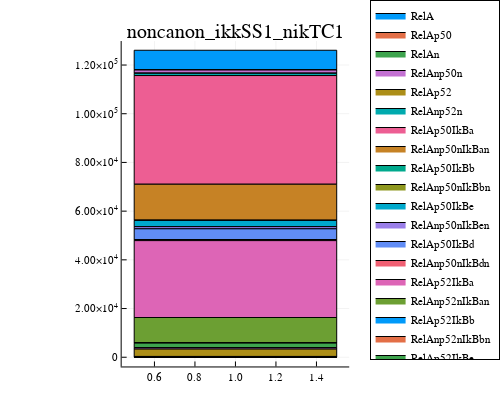
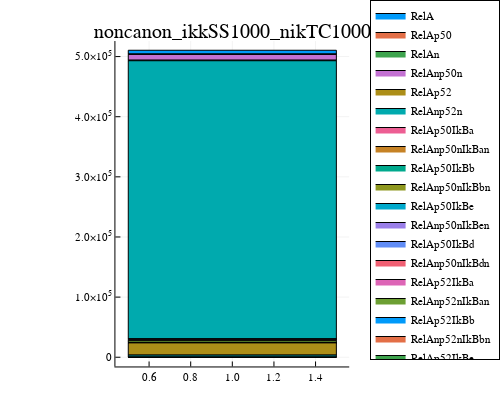

Source (notebook cell) for these figures, in order:
### Code cell
stackedBar(speciesToPlot,["noncanon_ikkSS1_nikTC1","noncanon_ikkSS1000_nikTC1000"],colorArray,first_cell,1,folder,hoursToPlot,maxValOfYAxis,qualityScaling)

### Figure 1 — Plotly figure (JSON) as saved in the notebook; plotly's stock layout.template omitted (floating-point values rounded to 4 significant figures)
{"data": [{"fill": "tozeroy", "fillcolor": "rgba(0, 154, 250, 1.000)", "legendgroup": "RelA", "line": {"color": "rgba(0, 0, 0, 1.000)", "dash": "solid", "width": 1}, "mode": "lines", "name": "RelA", "showlegend": true, "type": "scatter", "x": [0.5, 0.5, 1.5, 1.5, 0.5, 0.5], "xaxis": "x1", "y": [126100.0, 118100.0, 118100.0, 126100.0, 126100.0, 126100.0], "yaxis": "y1"}, {"colorbar": {"len": 0.9039, "title": "", "x": 0.9921, "y": 0.4896}, "legendgroup": "RelA", "marker": {"color": "rgba(0, 154, 250, 0.000)", "line": {"color": "rgba(0, 0, 0, 0.000)", "width": 1}, "size": 0, "symbol": "circle"}, "mode": "markers", "name": "RelA", "showlegend": false, "type": "scatter", "x": [1], "xaxis": "x", "y": [126100.0], "yaxis": "y", "zmax": null, "zmin": null}, {"fill": "tozeroy", "fillcolor": "rgba(227, 111, 71, 1.000)", "legendgroup": "RelAp50", "line": {"color": "rgba(0, 0, 0, 1.000)", "dash": "solid", "width": 1}, "mode": "lines", "name": "RelAp50", "showlegend": true, "type": "scatter", "x": [0.5, 0.5, 1.5, 1.5, 0.5, 0.5], "xaxis": "x1", "y": [118100.0, 118100.0, 118100.0, 118100.0, 118100.0, 118100.0], "yaxis": "y1"}, {"colorbar": {"len": 0.9039, "title": "", "x": 0.9921, "y": 0.4896}, "legendgroup": "RelAp50", "marker": {"color": "rgba(227, 111, 71, 0.000)", "line": {"color": "rgba(0, 0, 0, 0.000)", "width": 1}, "size": 0, "symbol": "circle"}, "mode": "markers", "name": "RelAp50", "showlegend": false, "type": "scatter", "x": [1], "xaxis": "x", "y": [118100.0], "yaxis": "y", "zmax": null, "zmin": null}, {"fill": "tozeroy", "fillcolor": "rgba(62, 164, 78, 1.000)", "legendgroup": "RelAn", "line": {"color": "rgba(0, 0, 0, 1.000)", "dash": "solid", "width": 1}, "mode": "lines", "name": "RelAn", "showlegend": true, "type": "scatter", "x": [0.5, 0.5, 1.5, 1.5, 0.5, 0.5], "xaxis": "x1", "y": [118100.0, 118000.0, 118000.0, 118100.0, 118100.0, 118100.0], "yaxis": "y1"}, {"colorbar": {"len": 0.9039, "title": "", "x": 0.9921, "y": 0.4896}, "legendgroup": "RelAn", "marker": {"color": "rgba(62, 164, 78, 0.000)", "line": {"color": "rgba(0, 0, 0, 0.000)", "width": 1}, "size": 0, "symbol": "circle"}, "mode": "markers", "name": "RelAn", "showlegend": false, "type": "scatter", "x": [1], "xaxis": "x", "y": [118100.0], "yaxis": "y", "zmax": null, "zmin": null}, {"fill": "tozeroy", "fillcolor": "rgba(195, 113, 210, 1.000)", "legendgroup": "RelAnp50n", "line": {"color": "rgba(0, 0, 0, 1.000)", "dash": "solid", "width": 1}, "mode": "lines", "name": "RelAnp50n", "showlegend": true, "type": "scatter", "x": [0.5, 0.5, 1.5, 1.5, 0.5, 0.5], "xaxis": "x1", "y": [118000.0, 116600.0, 116600.0, 118000.0, 118000.0, 118000.0], "yaxis": "y1"}, {"colorbar": {"len": 0.9039, "title": "", "x": 0.9921, "y": 0.4896}, "legendgroup": "RelAnp50n", "marker": {"color": "rgba(195, 113, 210, 0.000)", "line": {"color": "rgba(0, 0, 0, 0.000)", "width": 1}, "size": 0, "symbol": "circle"}, "mode": "markers", "name": "RelAnp50n", "showlegend": false, "type": "scatter", "x": [1], "xaxis": "x", "y": [118000.0], "yaxis": "y", "zmax": null, "zmin": null}, {"fill": "tozeroy", "fillcolor": "rgba(172, 142, 24, 1.000)", "legendgroup": "RelAp52", "line": {"color": "rgba(0, 0, 0, 1.000)", "dash": "solid", "width": 1}, "mode": "lines", "name": "RelAp52", "showlegend": true, "type": "scatter", "x": [0.5, 0.5, 1.5, 1.5, 0.5, 0.5], "xaxis": "x1", "y": [116600.0, 116600.0, 116600.0, 116600.0, 116600.0, 116600.0], "yaxis": "y1"}, {"colorbar": {"len": 0.9039, "title": "", "x": 0.9921, "y": 0.4896}, "legendgroup": "RelAp52", "marker": {"color": "rgba(172, 142, 24, 0.000)", "line": {"color": "rgba(0, 0, 0, 0.000)", "width": 1}, "size": 0, "symbol": "circle"}, "mode": "markers", "name": "RelAp52", "showlegend": false, "type": "scatter", "x": [1], "xaxis": "x", "y": [116600.0], "yaxis": "y", "zmax": null, "zmin": null}, {"fill": "tozeroy", "fillcolor": "rgba(0, 170, 174, 1.000)", "legendgroup": "RelAnp52n", "line": {"color": "rgba(0, 0, 0, 1.000)", "dash": "solid", "width": 1}, "mode": "lines", "name": "RelAnp52n", "showlegend": true, "type": "scatter", "x": [0.5, 0.5, 1.5, 1.5, 0.5, 0.5], "xaxis": "x1", "y": [116600.0, 115700.0, 115700.0, 116600.0, 116600.0, 116600.0], "yaxis": "y1"}, {"colorbar": {"len": 0.9039, "title": "", "x": 0.9921, "y": 0.4896}, "legendgroup": "RelAnp52n", "marker": {"color": "rgba(0, 170, 174, 0.000)", "line": {"color": "rgba(0, 0, 0, 0.000)", "width": 1}, "size": 0, "symbol": "circle"}, "mode": "markers", "name": "RelAnp52n", "showlegend": false, "type": "scatter", "x": [1], "xaxis": "x", "y": [116600.0], "yaxis": "y", "zmax": null, "zmin": null}, {"fill": "tozeroy", "fillcolor": "rgba(237, 94, 147, 1.000)", "legendgroup": "RelAp50IkBa", "line": {"color": "rgba(0, 0, 0, 1.000)", "dash": "solid", "width": 1}, "mode": "lines", "name": "RelAp50IkBa", "showlegend": true, "type": "scatter", "x": [0.5, 0.5, 1.5, 1.5, 0.5, 0.5], "xaxis": "x1", "y": [115700.0, 71050.0, 71050.0, 115700.0, 115700.0, 115700.0], "yaxis": "y1"}, {"colorbar": {"len": 0.9039, "title": "", "x": 0.9921, "y": 0.4896}, "legendgroup": "RelAp50IkBa", "marker": {"color": "rgba(237, 94, 147, 0.000)", "line": {"color": "rgba(0, 0, 0, 0.000)", "width": 1}, "size": 0, "symbol": "circle"}, "mode": "markers", "name": "RelAp50IkBa", "showlegend": false, "type": "scatter", "x": [1], "xaxis": "x", "y": [115700.0], "yaxis": "y", "zmax": null, "zmin": null}, {"fill": "tozeroy", "fillcolor": "rgba(198, 130, 37, 1.000)", "legendgroup": "RelAnp50nIkBan", "line": {"color": "rgba(0, 0, 0, 1.000)", "dash": "solid", "width": 1}, "mode": "lines", "name": "RelAnp50nIkBan", "showlegend": true, "type": "scatter", "x": [0.5, 0.5, 1.5, 1.5, 0.5, 0.5], "xaxis": "x1", "y": [71050.0, 56260.0, 56260.0, 71050.0, 71050.0, 71050.0], "yaxis": "y1"}, {"colorbar": {"len": 0.9039, "title": "", "x": 0.9921, "y": 0.4896}, "legendgroup": "RelAnp50nIkBan", "marker": {"color": "rgba(198, 130, 37, 0.000)", "line": {"color": "rgba(0, 0, 0, 0.000)", "width": 1}, "size": 0, "symbol": "circle"}, "mode": "markers", "name": "RelAnp50nIkBan", "showlegend": false, "type": "scatter", "x": [1], "xaxis": "x", "y": [71050.0], "yaxis": "y", "zmax": null, "zmin": null}, {"fill": "tozeroy", "fillcolor": "rgba(0, 169, 141, 1.000)", "legendgroup": "RelAp50IkBb", "line": {"color": "rgba(0, 0, 0, 1.000)", "dash": "solid", "width": 1}, "mode": "lines", "name": "RelAp50IkBb", "showlegend": true, "type": "scatter", "x": [0.5, 0.5, 1.5, 1.5, 0.5, 0.5], "xaxis": "x1", "y": [56260.0, 56200.0, 56200.0, 56260.0, 56260.0, 56260.0], "yaxis": "y1"}, {"colorbar": {"len": 0.9039, "title": "", "x": 0.9921, "y": 0.4896}, "legendgroup": "RelAp50IkBb", "marker": {"color": "rgba(0, 169, 141, 0.000)", "line": {"color": "rgba(0, 0, 0, 0.000)", "width": 1}, "size": 0, "symbol": "circle"}, "mode": "markers", "name": "RelAp50IkBb", "showlegend": false, "type": "scatter", "x": [1], "xaxis": "x", "y": [56260.0], "yaxis": "y", "zmax": null, "zmin": null}, {"fill": "tozeroy", "fillcolor": "rgba(142, 151, 30, 1.000)", "legendgroup": "RelAnp50nIkBbn", "line": {"color": "rgba(0, 0, 0, 1.000)", "dash": "solid", "width": 1}, "mode": "lines", "name": "RelAnp50nIkBbn", "showlegend": true, "type": "scatter", "x": [0.5, 0.5, 1.5, 1.5, 0.5, 0.5], "xaxis": "x1", "y": [56200.0, 56200.0, 56200.0, 56200.0, 56200.0, 56200.0], "yaxis": "y1"}, {"colorbar": {"len": 0.9039, "title": "", "x": 0.9921, "y": 0.4896}, "legendgroup": "RelAnp50nIkBbn", "marker": {"color": "rgba(142, 151, 30, 0.000)", "line": {"color": "rgba(0, 0, 0, 0.000)", "width": 1}, "size": 0, "symbol": "circle"}, "mode": "markers", "name": "RelAnp50nIkBbn", "showlegend": false, "type": "scatter", "x": [1], "xaxis": "x", "y": [56200.0], "yaxis": "y", "zmax": null, "zmin": null}, {"fill": "tozeroy", "fillcolor": "rgba(0, 169, 204, 1.000)", "legendgroup": "RelAp50IkBe", "line": {"color": "rgba(0, 0, 0, 1.000)", "dash": "solid", "width": 1}, "mode": "lines", "name": "RelAp50IkBe", "showlegend": true, "type": "scatter", "x": [0.5, 0.5, 1.5, 1.5, 0.5, 0.5], "xaxis": "x1", "y": [56200.0, 53640.0, 53640.0, 56200.0, 56200.0, 56200.0], "yaxis": "y1"}, {"colorbar": {"len": 0.9039, "title": "", "x": 0.9921, "y": 0.4896}, "legendgroup": "RelAp50IkBe", "marker": {"color": "rgba(0, 169, 204, 0.000)", "line": {"color": "rgba(0, 0, 0, 0.000)", "width": 1}, "size": 0, "symbol": "circle"}, "mode": "markers", "name": "RelAp50IkBe", "showlegend": false, "type": "scatter", "x": [1], "xaxis": "x", "y": [56200.0], "yaxis": "y", "zmax": null, "zmin": null}, {"fill": "tozeroy", "fillcolor": "rgba(155, 127, 233, 1.000)", "legendgroup": "RelAnp50nIkBen", "line": {"color": "rgba(0, 0, 0, 1.000)", "dash": "solid", "width": 1}, "mode": "lines", "name": "RelAnp50nIkBen", "showlegend": true, "type": "scatter", "x": [0.5, 0.5, 1.5, 1.5, 0.5, 0.5], "xaxis": "x1", "y": [53640.0, 52750.0, 52750.0, 53640.0, 53640.0, 53640.0], "yaxis": "y1"}, {"colorbar": {"len": 0.9039, "title": "", "x": 0.9921, "y": 0.4896}, "legendgroup": "RelAnp50nIkBen", "marker": {"color": "rgba(155, 127, 233, 0.000)", "line": {"color": "rgba(0, 0, 0, 0.000)", "width": 1}, "size": 0, "symbol": "circle"}, "mode": "markers", "name": "RelAnp50nIkBen", "showlegend": false, "type": "scatter", "x": [1], "xaxis": "x", "y": [53640.0], "yaxis": "y", "zmax": null, "zmin": null}, {"fill": "tozeroy", "fillcolor": "rgba(97, 141, 246, 1.000)", "legendgroup": "RelAp50IkBd", "line": {"color": "rgba(0, 0, 0, 1.000)", "dash": "solid", "width": 1}, "mode": "lines", "name": "RelAp50IkBd", "showlegend": true, "type": "scatter", "x": [0.5, 0.5, 1.5, 1.5, 0.5, 0.5], "xaxis": "x1", "y": [52750.0, 48350.0, 48350.0, 52750.0, 52750.0, 52750.0], "yaxis": "y1"}, {"colorbar": {"len": 0.9039, "title": "", "x": 0.9921, "y": 0.4896}, "legendgroup": "RelAp50IkBd", "marker": {"color": "rgba(97, 141, 246, 0.000)", "line": {"color": "rgba(0, 0, 0, 0.000)", "width": 1}, "size": 0, "symbol": "circle"}, "mode": "markers", "name": "RelAp50IkBd", "showlegend": false, "type": "scatter", "x": [1], "xaxis": "x", "y": [52750.0], "yaxis": "y", "zmax": null, "zmin": null}, {"fill": "tozeroy", "fillcolor": "rgba(240, 96, 115, 1.000)", "legendgroup": "RelAnp50nIkBdn", "line": {"color": "rgba(0, 0, 0, 1.000)", "dash": "solid", "width": 1}, "mode": "lines", "name": "RelAnp50nIkBdn", "showlegend": true, "type": "scatter", "x": [0.5, 0.5, 1.5, 1.5, 0.5, 0.5], "xaxis": "x1", "y": [48350.0, 47900.0, 47900.0, 48350.0, 48350.0, 48350.0], "yaxis": "y1"}, {"colorbar": {"len": 0.9039, "title": "", "x": 0.9921, "y": 0.4896}, "legendgroup": "RelAnp50nIkBdn", "marker": {"color": "rgba(240, 96, 115, 0.000)", "line": {"color": "rgba(0, 0, 0, 0.000)", "width": 1}, "size": 0, "symbol": "circle"}, "mode": "markers", "name": "RelAnp50nIkBdn", "showlegend": false, "type": "scatter", "x": [1], "xaxis": "x", "y": [48350.0], "yaxis": "y", "zmax": null, "zmin": null}, {"fill": "tozeroy", "fillcolor": "rgba(221, 101, 182, 1.000)", "legendgroup": "RelAp52IkBa", "line": {"color": "rgba(0, 0, 0, 1.000)", "dash": "solid", "width": 1}, "mode": "lines", "name": "RelAp52IkBa", "showlegend": true, "type": "scatter", "x": [0.5, 0.5, 1.5, 1.5, 0.5, 0.5], "xaxis": "x1", "y": [47900.0, 16320.0, 16320.0, 47900.0, 47900.0, 47900.0], "yaxis": "y1"}, {"colorbar": {"len": 0.9039, "title": "", "x": 0.9921, "y": 0.4896}, "legendgroup": "RelAp52IkBa", "marker": {"color": "rgba(221, 101, 182, 0.000)", "line": {"color": "rgba(0, 0, 0, 0.000)", "width": 1}, "size": 0, "symbol": "circle"}, "mode": "markers", "name": "RelAp52IkBa", "showlegend": false, "type": "scatter", "x": [1], "xaxis": "x", "y": [47900.0], "yaxis": "y", "zmax": null, "zmin": null}, {"fill": "tozeroy", "fillcolor": "rgba(108, 159, 51, 1.000)", "legendgroup": "RelAnp52nIkBan", "line": {"color": "rgba(0, 0, 0, 1.000)", "dash": "solid", "width": 1}, "mode": "lines", "name": "RelAnp52nIkBan", "showlegend": true, "type": "scatter", "x": [0.5, 0.5, 1.5, 1.5, 0.5, 0.5], "xaxis": "x1", "y": [16320.0, 5847.0, 5847.0, 16320.0, 16320.0, 16320.0], "yaxis": "y1"}, {"colorbar": {"len": 0.9039, "title": "", "x": 0.9921, "y": 0.4896}, "legendgroup": "RelAnp52nIkBan", "marker": {"color": "rgba(108, 159, 51, 0.000)", "line": {"color": "rgba(0, 0, 0, 0.000)", "width": 1}, "size": 0, "symbol": "circle"}, "mode": "markers", "name": "RelAnp52nIkBan", "showlegend": false, "type": "scatter", "x": [1], "xaxis": "x", "y": [16320.0], "yaxis": "y", "zmax": null, "zmin": null}, {"fill": "tozeroy", "fillcolor": "rgba(0, 154, 250, 1.000)", "legendgroup": "RelAp52IkBb", "line": {"color": "rgba(0, 0, 0, 1.000)", "dash": "solid", "width": 1}, "mode": "lines", "name": "RelAp52IkBb", "showlegend": true, "type": "scatter", "x": [0.5, 0.5, 1.5, 1.5, 0.5, 0.5], "xaxis": "x1", "y": [5847.0, 5821.0, 5821.0, 5847.0, 5847.0, 5847.0], "yaxis": "y1"}, {"colorbar": {"len": 0.9039, "title": "", "x": 0.9921, "y": 0.4896}, "legendgroup": "RelAp52IkBb", "marker": {"color": "rgba(0, 154, 250, 0.000)", "line": {"color": "rgba(0, 0, 0, 0.000)", "width": 1}, "size": 0, "symbol": "circle"}, "mode": "markers", "name": "RelAp52IkBb", "showlegend": false, "type": "scatter", "x": [1], "xaxis": "x", "y": [5847.0], "yaxis": "y", "zmax": null, "zmin": null}, {"fill": "tozeroy", "fillcolor": "rgba(227, 111, 71, 1.000)", "legendgroup": "RelAnp52nIkBbn", "line": {"color": "rgba(0, 0, 0, 1.000)", "dash": "solid", "width": 1}, "mode": "lines", "name": "RelAnp52nIkBbn", "showlegend": true, "type": "scatter", "x": [0.5, 0.5, 1.5, 1.5, 0.5, 0.5], "xaxis": "x1", "y": [5821.0, 5803.0, 5803.0, 5821.0, 5821.0, 5821.0], "yaxis": "y1"}, {"colorbar": {"len": 0.9039, "title": "", "x": 0.9921, "y": 0.4896}, "legendgroup": "RelAnp52nIkBbn", "marker": {"color": "rgba(227, 111, 71, 0.000)", "line": {"color": "rgba(0, 0, 0, 0.000)", "width": 1}, "size": 0, "symbol": "circle"}, "mode": "markers", "name": "RelAnp52nIkBbn", "showlegend": false, "type": "scatter", "x": [1], "xaxis": "x", "y": [5821.0], "yaxis": "y", "zmax": null, "zmin": null}, {"fill": "tozeroy", "fillcolor": "rgba(62, 164, 78, 1.000)", "legendgroup": "RelAp52IkBe", "line": {"color": "rgba(0, 0, 0, 1.000)", "dash": "solid", "width": 1}, "mode": "lines", "name": "RelAp52IkBe", "showlegend": true, "type": "scatter", "x": [0.5, 0.5, 1.5, 1.5, 0.5, 0.5], "xaxis": "x1", "y": [5803.0, 3985.0, 3985.0, 5803.0, 5803.0, 5803.0], "yaxis": "y1"}, {"colorbar": {"len": 0.9039, "title": "", "x": 0.9921, "y": 0.4896}, "legendgroup": "RelAp52IkBe", "marker": {"color": "rgba(62, 164, 78, 0.000)", "line": {"color": "rgba(0, 0, 0, 0.000)", "width": 1}, "size": 0, "symbol": "circle"}, "mode": "markers", "name": "RelAp52IkBe", "showlegend": false, "type": "scatter", "x": [1], "xaxis": "x", "y": [5803.0], "yaxis": "y", "zmax": null, "zmin": null}, {"fill": "tozeroy", "fillcolor": "rgba(195, 113, 210, 1.000)", "legendgroup": "RelAnp52nIkBen", "line": {"color": "rgba(0, 0, 0, 1.000)", "dash": "solid", "width": 1}, "mode": "lines", "name": "RelAnp52nIkBen", "showlegend": true, "type": "scatter", "x": [0.5, 0.5, 1.5, 1.5, 0.5, 0.5], "xaxis": "x1", "y": [3985.0, 3355.0, 3355.0, 3985.0, 3985.0, 3985.0], "yaxis": "y1"}, {"colorbar": {"len": 0.9039, "title": "", "x": 0.9921, "y": 0.4896}, "legendgroup": "RelAnp52nIkBen", "marker": {"color": "rgba(195, 113, 210, 0.000)", "line": {"color": "rgba(0, 0, 0, 0.000)", "width": 1}, "size": 0, "symbol": "circle"}, "mode": "markers", "name": "RelAnp52nIkBen", "showlegend": false, "type": "scatter", "x": [1], "xaxis": "x", "y": [3985.0], "yaxis": "y", "zmax": null, "zmin": null}, {"fill": "tozeroy", "fillcolor": "rgba(172, 142, 24, 1.000)", "legendgroup": "RelAp52IkBd", "line": {"color": "rgba(0, 0, 0, 1.000)", "dash": "solid", "width": 1}, "mode": "lines", "name": "RelAp52IkBd", "showlegend": true, "type": "scatter", "x": [0.5, 0.5, 1.5, 1.5, 0.5, 0.5], "xaxis": "x1", "y": [3355.0, 322.8, 322.8, 3355.0, 3355.0, 3355.0], "yaxis": "y1"}, {"colorbar": {"len": 0.9039, "title": "", "x": 0.9921, "y": 0.4896}, "legendgroup": "RelAp52IkBd", "marker": {"color": "rgba(172, 142, 24, 0.000)", "line": {"color": "rgba(0, 0, 0, 0.000)", "width": 1}, "size": 0, "symbol": "circle"}, "mode": "markers", "name": "RelAp52IkBd", "showlegend": false, "type": "scatter", "x": [1], "xaxis": "x", "y": [3355.0], "yaxis": "y", "zmax": null, "zmin": null}, {"fill": "tozeroy", "fillcolor": "rgba(0, 170, 174, 1.000)", "legendgroup": "RelAnp52nIkBdn", "line": {"color": "rgba(0, 0, 0, 1.000)", "dash": "solid", "width": 1}, "mode": "lines", "name": "RelAnp52nIkBdn", "showlegend": true, "type": "scatter", "x": [0.5, 0.5, 1.5, 1.5, 0.5, 0.5], "xaxis": "x1", "y": [322.8, 8.725, 8.725, 322.8, 322.8, 322.8], "yaxis": "y1"}, {"colorbar": {"len": 0.9039, "title": "", "x": 0.9921, "y": 0.4896}, "legendgroup": "RelAnp52nIkBdn", "marker": {"color": "rgba(0, 170, 174, 0.000)", "line": {"color": "rgba(0, 0, 0, 0.000)", "width": 1}, "size": 0, "symbol": "circle"}, "mode": "markers", "name": "RelAnp52nIkBdn", "showlegend": false, "type": "scatter", "x": [1], "xaxis": "x", "y": [322.8], "yaxis": "y", "zmax": null, "zmin": null}, {"fill": "tozeroy", "fillcolor": "rgba(237, 94, 147, 1.000)", "legendgroup": "RelAp50IkBdNIK", "line": {"color": "rgba(0, 0, 0, 1.000)", "dash": "solid", "width": 1}, "mode": "lines", "name": "RelAp50IkBdNIK", "showlegend": true, "type": "scatter", "x": [0.5, 0.5, 1.5, 1.5, 0.5, 0.5], "xaxis": "x1", "y": [8.725, 3.586, 3.586, 8.725, 8.725, 8.725], "yaxis": "y1"}, {"colorbar": {"len": 0.9039, "title": "", "x": 0.9921, "y": 0.4896}, "legendgroup": "RelAp50IkBdNIK", "marker": {"color": "rgba(237, 94, 147, 0.000)", "line": {"color": "rgba(0, 0, 0, 0.000)", "width": 1}, "size": 0, "symbol": "circle"}, "mode": "markers", "name": "RelAp50IkBdNIK", "showlegend": false, "type": "scatter", "x": [1], "xaxis": "x", "y": [8.725], "yaxis": "y", "zmax": null, "zmin": null}, {"fill": "tozeroy", "fillcolor": "rgba(198, 130, 37, 1.000)", "legendgroup": "RelAp52IkBdNIK", "line": {"color": "rgba(0, 0, 0, 1.000)", "dash": "solid", "width": 1}, "mode": "lines", "name": "RelAp52IkBdNIK", "showlegend": true, "type": "scatter", "x": [0.5, 0.5, 1.5, 1.5, 0.5, 0.5], "xaxis": "x1", "y": [3.586, 3.093e-11, 3.093e-11, 3.586, 3.586, 3.586], "yaxis": "y1"}, {"colorbar": {"len": 0.9039, "title": "", "x": 0.9921, "y": 0.4896}, "legendgroup": "RelAp52IkBdNIK", "marker": {"color": "rgba(198, 130, 37, 0.000)", "line": {"color": "rgba(0, 0, 0, 0.000)", "width": 1}, "size": 0, "symbol": "circle"}, "mode": "markers", "name": "RelAp52IkBdNIK", "showlegend": false, "type": "scatter", "x": [1], "xaxis": "x", "y": [3.586], "yaxis": "y", "zmax": null, "zmin": null}], "layout": {"annotations": [{"font": {"color": "rgba(0, 0, 0, 1.000)", "family": "sans-serif", "size": 20}, "rotation": 0, "showarrow": false, "text": "noncanon_ikkSS1_nikTC1", "x": 0.6689, "xanchor": "center", "xref": "paper", "y": 1, "yanchor": "top", "yref": "paper"}], "height": 400, "legend": {"bgcolor": "rgba(255, 255, 255, 1.000)", "bordercolor": "rgba(0, 0, 0, 1.000)", "borderwidth": 1, "font": {"color": "rgba(0, 0, 0, 1.000)", "family": "sans-serif", "size": 11}, "title": {"font": {"color": "rgba(0, 0, 0, 1.000)", "family": "sans-serif", "size": 15}, "text": ""}, "tracegroupgap": 0, "traceorder": "normal", "x": 1.05, "xanchor": "lower", "y": 0.07, "yanchor": "right"}, "margin": {"b": 20, "l": 0, "r": 0, "t": 20}, "paper_bgcolor": "rgba(255, 255, 255, 1.000)", "plot_bgcolor": "rgba(255, 255, 255, 1.000)", "showlegend": true, "width": 500, "xaxis": {"anchor": "y", "domain": [0.3457, 0.9921], "gridcolor": "rgba(0, 0, 0, 0.100)", "gridwidth": 0.5, "linecolor": "rgba(0, 0, 0, 1.000)", "mirror": false, "range": [0.4382, 1.562], "showgrid": true, "showline": true, "showticklabels": true, "tickangle": 0, "tickcolor": "rgb(0, 0, 0)", "tickfont": {"color": "rgba(0, 0, 0, 1.000)", "family": "sans-serif", "size": 11}, "tickmode": "array", "ticks": "inside", "ticktext": ["0.6", "0.8", "1.0", "1.2", "1.4"], "tickvals": [0.6, 0.8, 1, 1.2, 1.4], "title": "", "titlefont": {"color": "rgba(0, 0, 0, 1.000)", "family": "sans-serif", "size": 15}, "type": "-", "visible": true, "zeroline": false, "zerolinecolor": "rgba(0, 0, 0, 1.000)"}, "yaxis": {"anchor": "x", "domain": [0.03762, 0.9415], "gridcolor": "rgba(0, 0, 0, 0.100)", "gridwidth": 0.5, "linecolor": "rgba(0, 0, 0, 1.000)", "mirror": false, "range": [-3782.0, 129900.0], "showgrid": true, "showline": true, "showticklabels": true, "tickangle": 0, "tickcolor": "rgb(0, 0, 0)", "tickfont": {"color": "rgba(0, 0, 0, 1.000)", "family": "sans-serif", "size": 11}, "tickmode": "array", "ticks": "inside", "ticktext": ["0", "2.00×10<sup>4</sup>", "4.00×10<sup>4</sup>", "6.00×10<sup>4</sup>", "8.00×10<sup>4</sup>", "1.00×10<sup>5</sup>", "1.20×10<sup>5</sup>"], "tickvals": [0, 20000, 40000, 60000, 80000, 100000, 120000], "title": "", "titlefont": {"color": "rgba(0, 0, 0, 1.000)", "family": "sans-serif", "size": 15}, "type": "-", "visible": true, "zeroline": false, "zerolinecolor": "rgba(0, 0, 0, 1.000)"}}}

### Figure 2 — Plotly figure (JSON) as saved in the notebook; plotly's stock layout.template omitted (floating-point values rounded to 4 significant figures)
{"data": [{"fill": "tozeroy", "fillcolor": "rgba(0, 154, 250, 1.000)", "legendgroup": "RelA", "line": {"color": "rgba(0, 0, 0, 1.000)", "dash": "solid", "width": 1}, "mode": "lines", "name": "RelA", "showlegend": true, "type": "scatter", "x": [0.5, 0.5, 1.5, 1.5, 0.5, 0.5], "xaxis": "x1", "y": [510500.0, 503900.0, 503900.0, 510500.0, 510500.0, 510500.0], "yaxis": "y1"}, {"colorbar": {"len": 0.9039, "title": "", "x": 0.9921, "y": 0.4896}, "legendgroup": "RelA", "marker": {"color": "rgba(0, 154, 250, 0.000)", "line": {"color": "rgba(0, 0, 0, 0.000)", "width": 1}, "size": 0, "symbol": "circle"}, "mode": "markers", "name": "RelA", "showlegend": false, "type": "scatter", "x": [1], "xaxis": "x", "y": [510500.0], "yaxis": "y", "zmax": null, "zmin": null}, {"fill": "tozeroy", "fillcolor": "rgba(227, 111, 71, 1.000)", "legendgroup": "RelAp50", "line": {"color": "rgba(0, 0, 0, 1.000)", "dash": "solid", "width": 1}, "mode": "lines", "name": "RelAp50", "showlegend": true, "type": "scatter", "x": [0.5, 0.5, 1.5, 1.5, 0.5, 0.5], "xaxis": "x1", "y": [503900.0, 503900.0, 503900.0, 503900.0, 503900.0, 503900.0], "yaxis": "y1"}, {"colorbar": {"len": 0.9039, "title": "", "x": 0.9921, "y": 0.4896}, "legendgroup": "RelAp50", "marker": {"color": "rgba(227, 111, 71, 0.000)", "line": {"color": "rgba(0, 0, 0, 0.000)", "width": 1}, "size": 0, "symbol": "circle"}, "mode": "markers", "name": "RelAp50", "showlegend": false, "type": "scatter", "x": [1], "xaxis": "x", "y": [503900.0], "yaxis": "y", "zmax": null, "zmin": null}, {"fill": "tozeroy", "fillcolor": "rgba(62, 164, 78, 1.000)", "legendgroup": "RelAn", "line": {"color": "rgba(0, 0, 0, 1.000)", "dash": "solid", "width": 1}, "mode": "lines", "name": "RelAn", "showlegend": true, "type": "scatter", "x": [0.5, 0.5, 1.5, 1.5, 0.5, 0.5], "xaxis": "x1", "y": [503900.0, 503500.0, 503500.0, 503900.0, 503900.0, 503900.0], "yaxis": "y1"}, {"colorbar": {"len": 0.9039, "title": "", "x": 0.9921, "y": 0.4896}, "legendgroup": "RelAn", "marker": {"color": "rgba(62, 164, 78, 0.000)", "line": {"color": "rgba(0, 0, 0, 0.000)", "width": 1}, "size": 0, "symbol": "circle"}, "mode": "markers", "name": "RelAn", "showlegend": false, "type": "scatter", "x": [1], "xaxis": "x", "y": [503900.0], "yaxis": "y", "zmax": null, "zmin": null}, {"fill": "tozeroy", "fillcolor": "rgba(195, 113, 210, 1.000)", "legendgroup": "RelAnp50n", "line": {"color": "rgba(0, 0, 0, 1.000)", "dash": "solid", "width": 1}, "mode": "lines", "name": "RelAnp50n", "showlegend": true, "type": "scatter", "x": [0.5, 0.5, 1.5, 1.5, 0.5, 0.5], "xaxis": "x1", "y": [503500.0, 494000.0, 494000.0, 503500.0, 503500.0, 503500.0], "yaxis": "y1"}, {"colorbar": {"len": 0.9039, "title": "", "x": 0.9921, "y": 0.4896}, "legendgroup": "RelAnp50n", "marker": {"color": "rgba(195, 113, 210, 0.000)", "line": {"color": "rgba(0, 0, 0, 0.000)", "width": 1}, "size": 0, "symbol": "circle"}, "mode": "markers", "name": "RelAnp50n", "showlegend": false, "type": "scatter", "x": [1], "xaxis": "x", "y": [503500.0], "yaxis": "y", "zmax": null, "zmin": null}, {"fill": "tozeroy", "fillcolor": "rgba(172, 142, 24, 1.000)", "legendgroup": "RelAp52", "line": {"color": "rgba(0, 0, 0, 1.000)", "dash": "solid", "width": 1}, "mode": "lines", "name": "RelAp52", "showlegend": true, "type": "scatter", "x": [0.5, 0.5, 1.5, 1.5, 0.5, 0.5], "xaxis": "x1", "y": [494000.0, 493100.0, 493100.0, 494000.0, 494000.0, 494000.0], "yaxis": "y1"}, {"colorbar": {"len": 0.9039, "title": "", "x": 0.9921, "y": 0.4896}, "legendgroup": "RelAp52", "marker": {"color": "rgba(172, 142, 24, 0.000)", "line": {"color": "rgba(0, 0, 0, 0.000)", "width": 1}, "size": 0, "symbol": "circle"}, "mode": "markers", "name": "RelAp52", "showlegend": false, "type": "scatter", "x": [1], "xaxis": "x", "y": [494000.0], "yaxis": "y", "zmax": null, "zmin": null}, {"fill": "tozeroy", "fillcolor": "rgba(0, 170, 174, 1.000)", "legendgroup": "RelAnp52n", "line": {"color": "rgba(0, 0, 0, 1.000)", "dash": "solid", "width": 1}, "mode": "lines", "name": "RelAnp52n", "showlegend": true, "type": "scatter", "x": [0.5, 0.5, 1.5, 1.5, 0.5, 0.5], "xaxis": "x1", "y": [493100.0, 29840.0, 29840.0, 493100.0, 493100.0, 493100.0], "yaxis": "y1"}, {"colorbar": {"len": 0.9039, "title": "", "x": 0.9921, "y": 0.4896}, "legendgroup": "RelAnp52n", "marker": {"color": "rgba(0, 170, 174, 0.000)", "line": {"color": "rgba(0, 0, 0, 0.000)", "width": 1}, "size": 0, "symbol": "circle"}, "mode": "markers", "name": "RelAnp52n", "showlegend": false, "type": "scatter", "x": [1], "xaxis": "x", "y": [493100.0], "yaxis": "y", "zmax": null, "zmin": null}, {"fill": "tozeroy", "fillcolor": "rgba(237, 94, 147, 1.000)", "legendgroup": "RelAp50IkBa", "line": {"color": "rgba(0, 0, 0, 1.000)", "dash": "solid", "width": 1}, "mode": "lines", "name": "RelAp50IkBa", "showlegend": true, "type": "scatter", "x": [0.5, 0.5, 1.5, 1.5, 0.5, 0.5], "xaxis": "x1", "y": [29840.0, 29810.0, 29810.0, 29840.0, 29840.0, 29840.0], "yaxis": "y1"}, {"colorbar": {"len": 0.9039, "title": "", "x": 0.9921, "y": 0.4896}, "legendgroup": "RelAp50IkBa", "marker": {"color": "rgba(237, 94, 147, 0.000)", "line": {"color": "rgba(0, 0, 0, 0.000)", "width": 1}, "size": 0, "symbol": "circle"}, "mode": "markers", "name": "RelAp50IkBa", "showlegend": false, "type": "scatter", "x": [1], "xaxis": "x", "y": [29840.0], "yaxis": "y", "zmax": null, "zmin": null}, {"fill": "tozeroy", "fillcolor": "rgba(198, 130, 37, 1.000)", "legendgroup": "RelAnp50nIkBan", "line": {"color": "rgba(0, 0, 0, 1.000)", "dash": "solid", "width": 1}, "mode": "lines", "name": "RelAnp50nIkBan", "showlegend": true, "type": "scatter", "x": [0.5, 0.5, 1.5, 1.5, 0.5, 0.5], "xaxis": "x1", "y": [29810.0, 29730.0, 29730.0, 29810.0, 29810.0, 29810.0], "yaxis": "y1"}, {"colorbar": {"len": 0.9039, "title": "", "x": 0.9921, "y": 0.4896}, "legendgroup": "RelAnp50nIkBan", "marker": {"color": "rgba(198, 130, 37, 0.000)", "line": {"color": "rgba(0, 0, 0, 0.000)", "width": 1}, "size": 0, "symbol": "circle"}, "mode": "markers", "name": "RelAnp50nIkBan", "showlegend": false, "type": "scatter", "x": [1], "xaxis": "x", "y": [29810.0], "yaxis": "y", "zmax": null, "zmin": null}, {"fill": "tozeroy", "fillcolor": "rgba(0, 169, 141, 1.000)", "legendgroup": "RelAp50IkBb", "line": {"color": "rgba(0, 0, 0, 1.000)", "dash": "solid", "width": 1}, "mode": "lines", "name": "RelAp50IkBb", "showlegend": true, "type": "scatter", "x": [0.5, 0.5, 1.5, 1.5, 0.5, 0.5], "xaxis": "x1", "y": [29730.0, 29730.0, 29730.0, 29730.0, 29730.0, 29730.0], "yaxis": "y1"}, {"colorbar": {"len": 0.9039, "title": "", "x": 0.9921, "y": 0.4896}, "legendgroup": "RelAp50IkBb", "marker": {"color": "rgba(0, 169, 141, 0.000)", "line": {"color": "rgba(0, 0, 0, 0.000)", "width": 1}, "size": 0, "symbol": "circle"}, "mode": "markers", "name": "RelAp50IkBb", "showlegend": false, "type": "scatter", "x": [1], "xaxis": "x", "y": [29730.0], "yaxis": "y", "zmax": null, "zmin": null}, {"fill": "tozeroy", "fillcolor": "rgba(142, 151, 30, 1.000)", "legendgroup": "RelAnp50nIkBbn", "line": {"color": "rgba(0, 0, 0, 1.000)", "dash": "solid", "width": 1}, "mode": "lines", "name": "RelAnp50nIkBbn", "showlegend": true, "type": "scatter", "x": [0.5, 0.5, 1.5, 1.5, 0.5, 0.5], "xaxis": "x1", "y": [29730.0, 29730.0, 29730.0, 29730.0, 29730.0, 29730.0], "yaxis": "y1"}, {"colorbar": {"len": 0.9039, "title": "", "x": 0.9921, "y": 0.4896}, "legendgroup": "RelAnp50nIkBbn", "marker": {"color": "rgba(142, 151, 30, 0.000)", "line": {"color": "rgba(0, 0, 0, 0.000)", "width": 1}, "size": 0, "symbol": "circle"}, "mode": "markers", "name": "RelAnp50nIkBbn", "showlegend": false, "type": "scatter", "x": [1], "xaxis": "x", "y": [29730.0], "yaxis": "y", "zmax": null, "zmin": null}, {"fill": "tozeroy", "fillcolor": "rgba(0, 169, 204, 1.000)", "legendgroup": "RelAp50IkBe", "line": {"color": "rgba(0, 0, 0, 1.000)", "dash": "solid", "width": 1}, "mode": "lines", "name": "RelAp50IkBe", "showlegend": true, "type": "scatter", "x": [0.5, 0.5, 1.5, 1.5, 0.5, 0.5], "xaxis": "x1", "y": [29730.0, 29730.0, 29730.0, 29730.0, 29730.0, 29730.0], "yaxis": "y1"}, {"colorbar": {"len": 0.9039, "title": "", "x": 0.9921, "y": 0.4896}, "legendgroup": "RelAp50IkBe", "marker": {"color": "rgba(0, 169, 204, 0.000)", "line": {"color": "rgba(0, 0, 0, 0.000)", "width": 1}, "size": 0, "symbol": "circle"}, "mode": "markers", "name": "RelAp50IkBe", "showlegend": false, "type": "scatter", "x": [1], "xaxis": "x", "y": [29730.0], "yaxis": "y", "zmax": null, "zmin": null}, {"fill": "tozeroy", "fillcolor": "rgba(155, 127, 233, 1.000)", "legendgroup": "RelAnp50nIkBen", "line": {"color": "rgba(0, 0, 0, 1.000)", "dash": "solid", "width": 1}, "mode": "lines", "name": "RelAnp50nIkBen", "showlegend": true, "type": "scatter", "x": [0.5, 0.5, 1.5, 1.5, 0.5, 0.5], "xaxis": "x1", "y": [29730.0, 29730.0, 29730.0, 29730.0, 29730.0, 29730.0], "yaxis": "y1"}, {"colorbar": {"len": 0.9039, "title": "", "x": 0.9921, "y": 0.4896}, "legendgroup": "RelAnp50nIkBen", "marker": {"color": "rgba(155, 127, 233, 0.000)", "line": {"color": "rgba(0, 0, 0, 0.000)", "width": 1}, "size": 0, "symbol": "circle"}, "mode": "markers", "name": "RelAnp50nIkBen", "showlegend": false, "type": "scatter", "x": [1], "xaxis": "x", "y": [29730.0], "yaxis": "y", "zmax": null, "zmin": null}, {"fill": "tozeroy", "fillcolor": "rgba(97, 141, 246, 1.000)", "legendgroup": "RelAp50IkBd", "line": {"color": "rgba(0, 0, 0, 1.000)", "dash": "solid", "width": 1}, "mode": "lines", "name": "RelAp50IkBd", "showlegend": true, "type": "scatter", "x": [0.5, 0.5, 1.5, 1.5, 0.5, 0.5], "xaxis": "x1", "y": [29730.0, 29190.0, 29190.0, 29730.0, 29730.0, 29730.0], "yaxis": "y1"}, {"colorbar": {"len": 0.9039, "title": "", "x": 0.9921, "y": 0.4896}, "legendgroup": "RelAp50IkBd", "marker": {"color": "rgba(97, 141, 246, 0.000)", "line": {"color": "rgba(0, 0, 0, 0.000)", "width": 1}, "size": 0, "symbol": "circle"}, "mode": "markers", "name": "RelAp50IkBd", "showlegend": false, "type": "scatter", "x": [1], "xaxis": "x", "y": [29730.0], "yaxis": "y", "zmax": null, "zmin": null}, {"fill": "tozeroy", "fillcolor": "rgba(240, 96, 115, 1.000)", "legendgroup": "RelAnp50nIkBdn", "line": {"color": "rgba(0, 0, 0, 1.000)", "dash": "solid", "width": 1}, "mode": "lines", "name": "RelAnp50nIkBdn", "showlegend": true, "type": "scatter", "x": [0.5, 0.5, 1.5, 1.5, 0.5, 0.5], "xaxis": "x1", "y": [29190.0, 29090.0, 29090.0, 29190.0, 29190.0, 29190.0], "yaxis": "y1"}, {"colorbar": {"len": 0.9039, "title": "", "x": 0.9921, "y": 0.4896}, "legendgroup": "RelAnp50nIkBdn", "marker": {"color": "rgba(240, 96, 115, 0.000)", "line": {"color": "rgba(0, 0, 0, 0.000)", "width": 1}, "size": 0, "symbol": "circle"}, "mode": "markers", "name": "RelAnp50nIkBdn", "showlegend": false, "type": "scatter", "x": [1], "xaxis": "x", "y": [29190.0], "yaxis": "y", "zmax": null, "zmin": null}, {"fill": "tozeroy", "fillcolor": "rgba(221, 101, 182, 1.000)", "legendgroup": "RelAp52IkBa", "line": {"color": "rgba(0, 0, 0, 1.000)", "dash": "solid", "width": 1}, "mode": "lines", "name": "RelAp52IkBa", "showlegend": true, "type": "scatter", "x": [0.5, 0.5, 1.5, 1.5, 0.5, 0.5], "xaxis": "x1", "y": [29090.0, 27430.0, 27430.0, 29090.0, 29090.0, 29090.0], "yaxis": "y1"}, {"colorbar": {"len": 0.9039, "title": "", "x": 0.9921, "y": 0.4896}, "legendgroup": "RelAp52IkBa", "marker": {"color": "rgba(221, 101, 182, 0.000)", "line": {"color": "rgba(0, 0, 0, 0.000)", "width": 1}, "size": 0, "symbol": "circle"}, "mode": "markers", "name": "RelAp52IkBa", "showlegend": false, "type": "scatter", "x": [1], "xaxis": "x", "y": [29090.0], "yaxis": "y", "zmax": null, "zmin": null}, {"fill": "tozeroy", "fillcolor": "rgba(108, 159, 51, 1.000)", "legendgroup": "RelAnp52nIkBan", "line": {"color": "rgba(0, 0, 0, 1.000)", "dash": "solid", "width": 1}, "mode": "lines", "name": "RelAnp52nIkBan", "showlegend": true, "type": "scatter", "x": [0.5, 0.5, 1.5, 1.5, 0.5, 0.5], "xaxis": "x1", "y": [27430.0, 23960.0, 23960.0, 27430.0, 27430.0, 27430.0], "yaxis": "y1"}, {"colorbar": {"len": 0.9039, "title": "", "x": 0.9921, "y": 0.4896}, "legendgroup": "RelAnp52nIkBan", "marker": {"color": "rgba(108, 159, 51, 0.000)", "line": {"color": "rgba(0, 0, 0, 0.000)", "width": 1}, "size": 0, "symbol": "circle"}, "mode": "markers", "name": "RelAnp52nIkBan", "showlegend": false, "type": "scatter", "x": [1], "xaxis": "x", "y": [27430.0], "yaxis": "y", "zmax": null, "zmin": null}, {"fill": "tozeroy", "fillcolor": "rgba(0, 154, 250, 1.000)", "legendgroup": "RelAp52IkBb", "line": {"color": "rgba(0, 0, 0, 1.000)", "dash": "solid", "width": 1}, "mode": "lines", "name": "RelAp52IkBb", "showlegend": true, "type": "scatter", "x": [0.5, 0.5, 1.5, 1.5, 0.5, 0.5], "xaxis": "x1", "y": [23960.0, 23960.0, 23960.0, 23960.0, 23960.0, 23960.0], "yaxis": "y1"}, {"colorbar": {"len": 0.9039, "title": "", "x": 0.9921, "y": 0.4896}, "legendgroup": "RelAp52IkBb", "marker": {"color": "rgba(0, 154, 250, 0.000)", "line": {"color": "rgba(0, 0, 0, 0.000)", "width": 1}, "size": 0, "symbol": "circle"}, "mode": "markers", "name": "RelAp52IkBb", "showlegend": false, "type": "scatter", "x": [1], "xaxis": "x", "y": [23960.0], "yaxis": "y", "zmax": null, "zmin": null}, {"fill": "tozeroy", "fillcolor": "rgba(227, 111, 71, 1.000)", "legendgroup": "RelAnp52nIkBbn", "line": {"color": "rgba(0, 0, 0, 1.000)", "dash": "solid", "width": 1}, "mode": "lines", "name": "RelAnp52nIkBbn", "showlegend": true, "type": "scatter", "x": [0.5, 0.5, 1.5, 1.5, 0.5, 0.5], "xaxis": "x1", "y": [23960.0, 23950.0, 23950.0, 23960.0, 23960.0, 23960.0], "yaxis": "y1"}, {"colorbar": {"len": 0.9039, "title": "", "x": 0.9921, "y": 0.4896}, "legendgroup": "RelAnp52nIkBbn", "marker": {"color": "rgba(227, 111, 71, 0.000)", "line": {"color": "rgba(0, 0, 0, 0.000)", "width": 1}, "size": 0, "symbol": "circle"}, "mode": "markers", "name": "RelAnp52nIkBbn", "showlegend": false, "type": "scatter", "x": [1], "xaxis": "x", "y": [23960.0], "yaxis": "y", "zmax": null, "zmin": null}, {"fill": "tozeroy", "fillcolor": "rgba(62, 164, 78, 1.000)", "legendgroup": "RelAp52IkBe", "line": {"color": "rgba(0, 0, 0, 1.000)", "dash": "solid", "width": 1}, "mode": "lines", "name": "RelAp52IkBe", "showlegend": true, "type": "scatter", "x": [0.5, 0.5, 1.5, 1.5, 0.5, 0.5], "xaxis": "x1", "y": [23950.0, 23930.0, 23930.0, 23950.0, 23950.0, 23950.0], "yaxis": "y1"}, {"colorbar": {"len": 0.9039, "title": "", "x": 0.9921, "y": 0.4896}, "legendgroup": "RelAp52IkBe", "marker": {"color": "rgba(62, 164, 78, 0.000)", "line": {"color": "rgba(0, 0, 0, 0.000)", "width": 1}, "size": 0, "symbol": "circle"}, "mode": "markers", "name": "RelAp52IkBe", "showlegend": false, "type": "scatter", "x": [1], "xaxis": "x", "y": [23950.0], "yaxis": "y", "zmax": null, "zmin": null}, {"fill": "tozeroy", "fillcolor": "rgba(195, 113, 210, 1.000)", "legendgroup": "RelAnp52nIkBen", "line": {"color": "rgba(0, 0, 0, 1.000)", "dash": "solid", "width": 1}, "mode": "lines", "name": "RelAnp52nIkBen", "showlegend": true, "type": "scatter", "x": [0.5, 0.5, 1.5, 1.5, 0.5, 0.5], "xaxis": "x1", "y": [23930.0, 23870.0, 23870.0, 23930.0, 23930.0, 23930.0], "yaxis": "y1"}, {"colorbar": {"len": 0.9039, "title": "", "x": 0.9921, "y": 0.4896}, "legendgroup": "RelAnp52nIkBen", "marker": {"color": "rgba(195, 113, 210, 0.000)", "line": {"color": "rgba(0, 0, 0, 0.000)", "width": 1}, "size": 0, "symbol": "circle"}, "mode": "markers", "name": "RelAnp52nIkBen", "showlegend": false, "type": "scatter", "x": [1], "xaxis": "x", "y": [23930.0], "yaxis": "y", "zmax": null, "zmin": null}, {"fill": "tozeroy", "fillcolor": "rgba(172, 142, 24, 1.000)", "legendgroup": "RelAp52IkBd", "line": {"color": "rgba(0, 0, 0, 1.000)", "dash": "solid", "width": 1}, "mode": "lines", "name": "RelAp52IkBd", "showlegend": true, "type": "scatter", "x": [0.5, 0.5, 1.5, 1.5, 0.5, 0.5], "xaxis": "x1", "y": [23870.0, 3586.0, 3586.0, 23870.0, 23870.0, 23870.0], "yaxis": "y1"}, {"colorbar": {"len": 0.9039, "title": "", "x": 0.9921, "y": 0.4896}, "legendgroup": "RelAp52IkBd", "marker": {"color": "rgba(172, 142, 24, 0.000)", "line": {"color": "rgba(0, 0, 0, 0.000)", "width": 1}, "size": 0, "symbol": "circle"}, "mode": "markers", "name": "RelAp52IkBd", "showlegend": false, "type": "scatter", "x": [1], "xaxis": "x", "y": [23870.0], "yaxis": "y", "zmax": null, "zmin": null}, {"fill": "tozeroy", "fillcolor": "rgba(0, 170, 174, 1.000)", "legendgroup": "RelAnp52nIkBdn", "line": {"color": "rgba(0, 0, 0, 1.000)", "dash": "solid", "width": 1}, "mode": "lines", "name": "RelAnp52nIkBdn", "showlegend": true, "type": "scatter", "x": [0.5, 0.5, 1.5, 1.5, 0.5, 0.5], "xaxis": "x1", "y": [3586.0, 33.51, 33.51, 3586.0, 3586.0, 3586.0], "yaxis": "y1"}, {"colorbar": {"len": 0.9039, "title": "", "x": 0.9921, "y": 0.4896}, "legendgroup": "RelAnp52nIkBdn", "marker": {"color": "rgba(0, 170, 174, 0.000)", "line": {"color": "rgba(0, 0, 0, 0.000)", "width": 1}, "size": 0, "symbol": "circle"}, "mode": "markers", "name": "RelAnp52nIkBdn", "showlegend": false, "type": "scatter", "x": [1], "xaxis": "x", "y": [3586.0], "yaxis": "y", "zmax": null, "zmin": null}, {"fill": "tozeroy", "fillcolor": "rgba(237, 94, 147, 1.000)", "legendgroup": "RelAp50IkBdNIK", "line": {"color": "rgba(0, 0, 0, 1.000)", "dash": "solid", "width": 1}, "mode": "lines", "name": "RelAp50IkBdNIK", "showlegend": true, "type": "scatter", "x": [0.5, 0.5, 1.5, 1.5, 0.5, 0.5], "xaxis": "x1", "y": [33.51, 32.65, 32.65, 33.51, 33.51, 33.51], "yaxis": "y1"}, {"colorbar": {"len": 0.9039, "title": "", "x": 0.9921, "y": 0.4896}, "legendgroup": "RelAp50IkBdNIK", "marker": {"color": "rgba(237, 94, 147, 0.000)", "line": {"color": "rgba(0, 0, 0, 0.000)", "width": 1}, "size": 0, "symbol": "circle"}, "mode": "markers", "name": "RelAp50IkBdNIK", "showlegend": false, "type": "scatter", "x": [1], "xaxis": "x", "y": [33.51], "yaxis": "y", "zmax": null, "zmin": null}, {"fill": "tozeroy", "fillcolor": "rgba(198, 130, 37, 1.000)", "legendgroup": "RelAp52IkBdNIK", "line": {"color": "rgba(0, 0, 0, 1.000)", "dash": "solid", "width": 1}, "mode": "lines", "name": "RelAp52IkBdNIK", "showlegend": true, "type": "scatter", "x": [0.5, 0.5, 1.5, 1.5, 0.5, 0.5], "xaxis": "x1", "y": [32.65, -1.947e-11, -1.947e-11, 32.65, 32.65, 32.65], "yaxis": "y1"}, {"colorbar": {"len": 0.9039, "title": "", "x": 0.9921, "y": 0.4896}, "legendgroup": "RelAp52IkBdNIK", "marker": {"color": "rgba(198, 130, 37, 0.000)", "line": {"color": "rgba(0, 0, 0, 0.000)", "width": 1}, "size": 0, "symbol": "circle"}, "mode": "markers", "name": "RelAp52IkBdNIK", "showlegend": false, "type": "scatter", "x": [1], "xaxis": "x", "y": [32.65], "yaxis": "y", "zmax": null, "zmin": null}], "layout": {"annotations": [{"font": {"color": "rgba(0, 0, 0, 1.000)", "family": "sans-serif", "size": 20}, "rotation": 0, "showarrow": false, "text": "noncanon_ikkSS1000_nikTC1000", "x": 0.66, "xanchor": "center", "xref": "paper", "y": 1, "yanchor": "top", "yref": "paper"}], "height": 400, "legend": {"bgcolor": "rgba(255, 255, 255, 1.000)", "bordercolor": "rgba(0, 0, 0, 1.000)", "borderwidth": 1, "font": {"color": "rgba(0, 0, 0, 1.000)", "family": "sans-serif", "size": 11}, "title": {"font": {"color": "rgba(0, 0, 0, 1.000)", "family": "sans-serif", "size": 15}, "text": ""}, "tracegroupgap": 0, "traceorder": "normal", "x": 1.05, "xanchor": "lower", "y": 0.07, "yanchor": "right"}, "margin": {"b": 20, "l": 0, "r": 0, "t": 20}, "paper_bgcolor": "rgba(255, 255, 255, 1.000)", "plot_bgcolor": "rgba(255, 255, 255, 1.000)", "showlegend": true, "width": 500, "xaxis": {"anchor": "y", "domain": [0.3279, 0.9921], "gridcolor": "rgba(0, 0, 0, 0.100)", "gridwidth": 0.5, "linecolor": "rgba(0, 0, 0, 1.000)", "mirror": false, "range": [0.4382, 1.562], "showgrid": true, "showline": true, "showticklabels": true, "tickangle": 0, "tickcolor": "rgb(0, 0, 0)", "tickfont": {"color": "rgba(0, 0, 0, 1.000)", "family": "sans-serif", "size": 11}, "tickmode": "array", "ticks": "inside", "ticktext": ["0.6", "0.8", "1.0", "1.2", "1.4"], "tickvals": [0.6, 0.8, 1, 1.2, 1.4], "title": "", "titlefont": {"color": "rgba(0, 0, 0, 1.000)", "family": "sans-serif", "size": 15}, "type": "-", "visible": true, "zeroline": false, "zerolinecolor": "rgba(0, 0, 0, 1.000)"}, "yaxis": {"anchor": "x", "domain": [0.03762, 0.9415], "gridcolor": "rgba(0, 0, 0, 0.100)", "gridwidth": 0.5, "linecolor": "rgba(0, 0, 0, 1.000)", "mirror": false, "range": [-15320.0, 525800.0], "showgrid": true, "showline": true, "showticklabels": true, "tickangle": 0, "tickcolor": "rgb(0, 0, 0)", "tickfont": {"color": "rgba(0, 0, 0, 1.000)", "family": "sans-serif", "size": 11}, "tickmode": "array", "ticks": "inside", "ticktext": ["0", "1.0×10<sup>5</sup>", "2.0×10<sup>5</sup>", "3.0×10<sup>5</sup>", "4.0×10<sup>5</sup>", "5.0×10<sup>5</sup>"], "tickvals": [0, 100000, 200000, 300000, 400000, 500000], "title": "", "titlefont": {"color": "rgba(0, 0, 0, 1.000)", "family": "sans-serif", "size": 15}, "type": "-", "visible": true, "zeroline": false, "zerolinecolor": "rgba(0, 0, 0, 1.000)"}}}
